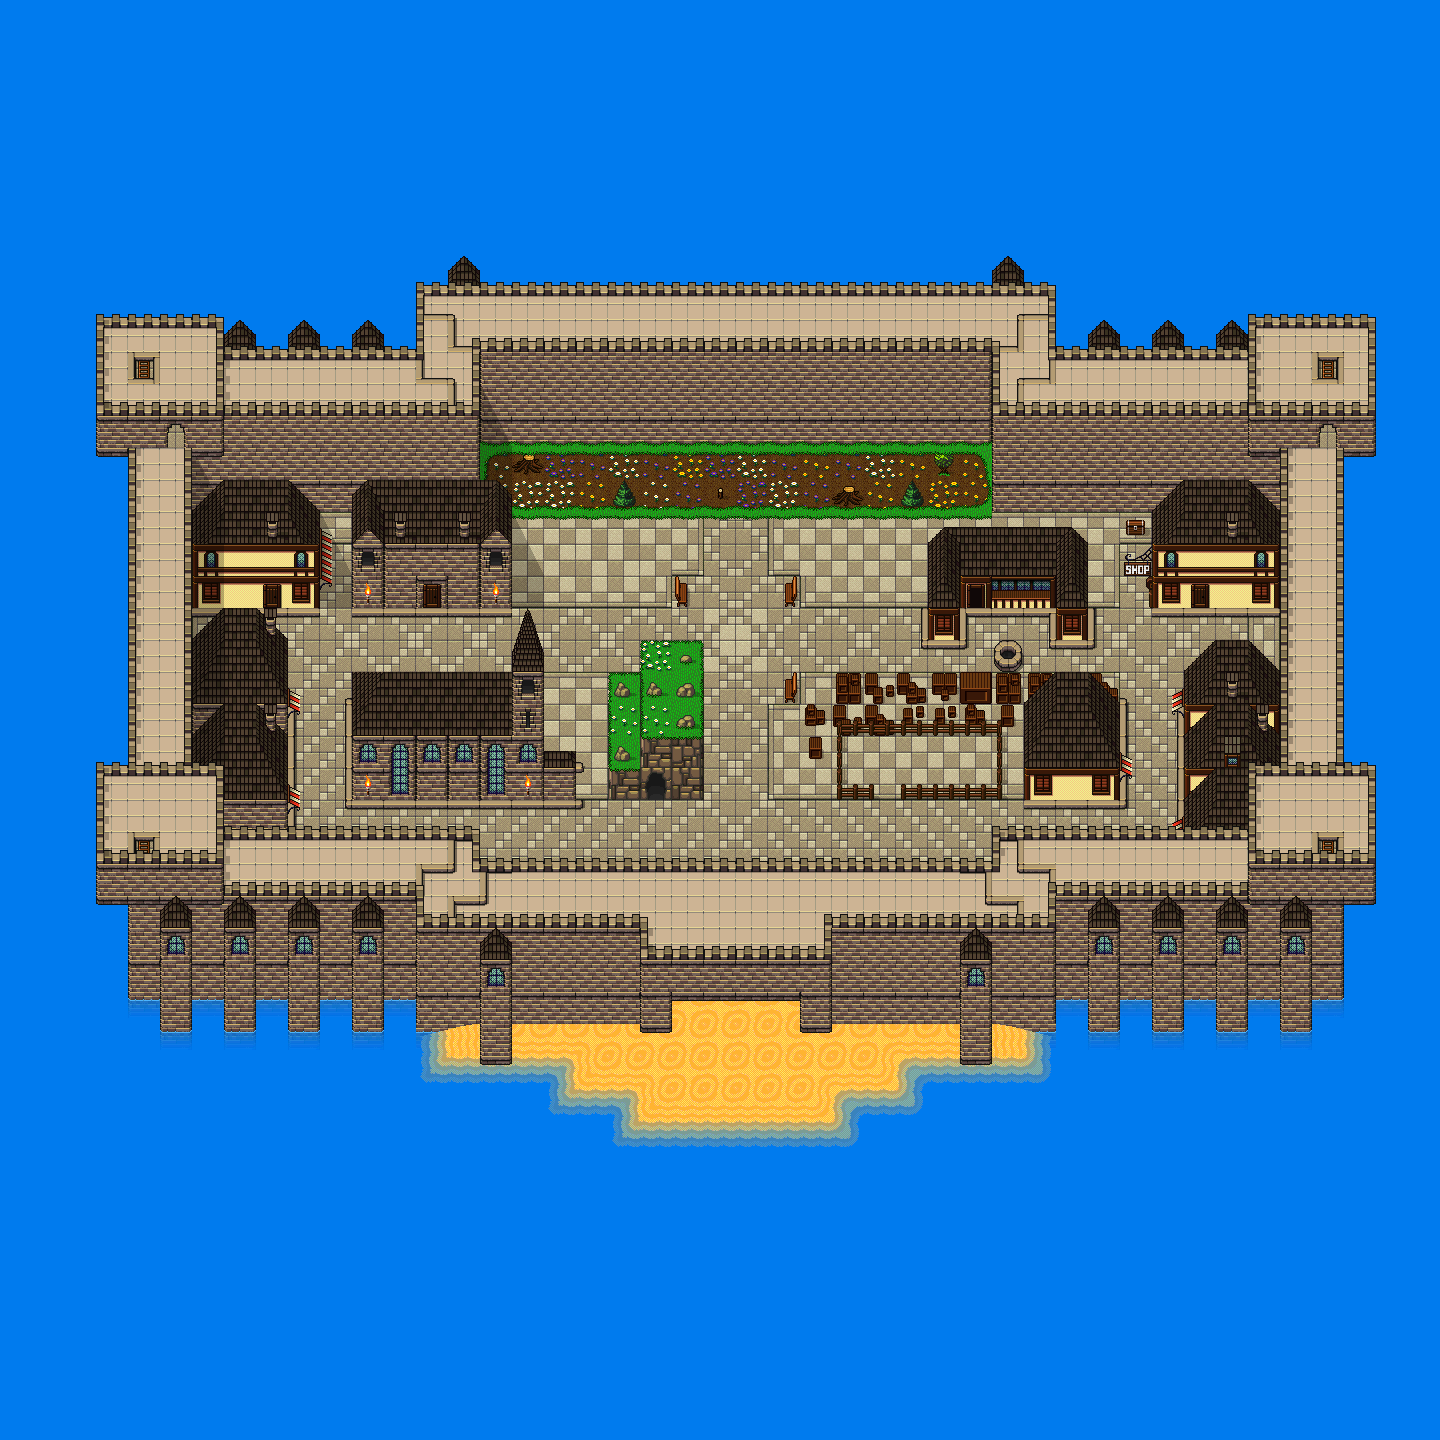

A level layout from a 2D game, rendered from its tile map. Below: a short description, then the map file with tile-grid data replaced by summaries:
An orthogonal 45x45 tile map with 32x32 px tiles, 11 tile layers (Layer 0 0, Layer 0 1, Layer 0 2, Layer 0 3, ...), 2 tilesets.

<map version="1.2" tiledversion="1.2.1" orientation="orthogonal" renderorder="right-down" width="45" height="45" tilewidth="32" tileheight="32" infinite="0" nextlayerid="28" nextobjectid="2">
 <tileset firstgid="1" source="Overworld.tsx" />
 <tileset firstgid="1105" source="Extras.tsx" />
 <layer id="4" name="Layer 0 0" width="45" height="45">
  <properties>
   <property name="unity:SortingLayer" value="Ground" />
  </properties>
  <data>[2025 cells, 2025 non-empty, 48 distinct tile ids]</data>
 </layer>
 <layer id="14" name="Layer 0 1" width="45" height="45">
  <properties>
   <property name="unity:SortingLayer" value="Ground" />
  </properties>
  <data>[2025 cells, 205 non-empty, 60 distinct tile ids]</data>
 </layer>
 <layer id="23" name="Layer 0 2" width="45" height="45">
  <properties>
   <property name="unity:SortingLayer" value="Ground" />
  </properties>
  <data>[2025 cells, 425 non-empty, 66 distinct tile ids]</data>
 </layer>
 <layer id="24" name="Layer 0 3" width="45" height="45">
  <properties>
   <property name="unity:SortingLayer" value="Ground" />
  </properties>
  <data>[2025 cells, 127 non-empty, 30 distinct tile ids]</data>
 </layer>
 <layer id="19" name="Layer 1 0" width="45" height="45">
  <properties>
   <property name="unity:SortingLayer" value="Mask 1" />
  </properties>
  <data>[2025 cells, 267 non-empty, 15 distinct tile ids]</data>
 </layer>
 <layer id="25" name="Layer 1 1" width="45" height="45">
  <properties>
   <property name="unity:SortingLayer" value="Mask 1" />
  </properties>
  <data>[2025 cells, 33 non-empty, 15 distinct tile ids]</data>
 </layer>
 <layer id="15" name="Layer 1 2" width="45" height="45">
  <properties>
   <property name="unity:SortingLayer" value="Mask 1" />
  </properties>
  <data>[2025 cells, 302 non-empty, 15 distinct tile ids]</data>
 </layer>
 <layer id="21" name="Layer 1 3" width="45" height="45">
  <properties>
   <property name="unity:SortingLayer" value="Mask 1" />
  </properties>
  <data>[2025 cells, 28 non-empty, 3 distinct tile ids]</data>
 </layer>
 <layer id="17" name="Layer 2 0" width="45" height="45">
  <properties>
   <property name="unity:SortingLayer" value="Mask 2" />
  </properties>
  <data>[2025 cells, 80 non-empty, 10 distinct tile ids]</data>
 </layer>
 <layer id="16" name="Layer 2 1" width="45" height="45">
  <properties>
   <property name="unity:SortingLayer" value="Mask 2" />
  </properties>
  <data>[2025 cells, 58 non-empty, 10 distinct tile ids]</data>
 </layer>
 <layer id="20" name="Layer 2 2" width="45" height="45">
  <properties>
   <property name="unity:SortingLayer" value="Mask 2" />
  </properties>
  <data>[2025 cells, 12 non-empty, 1 distinct tile ids]</data>
 </layer>
</map>